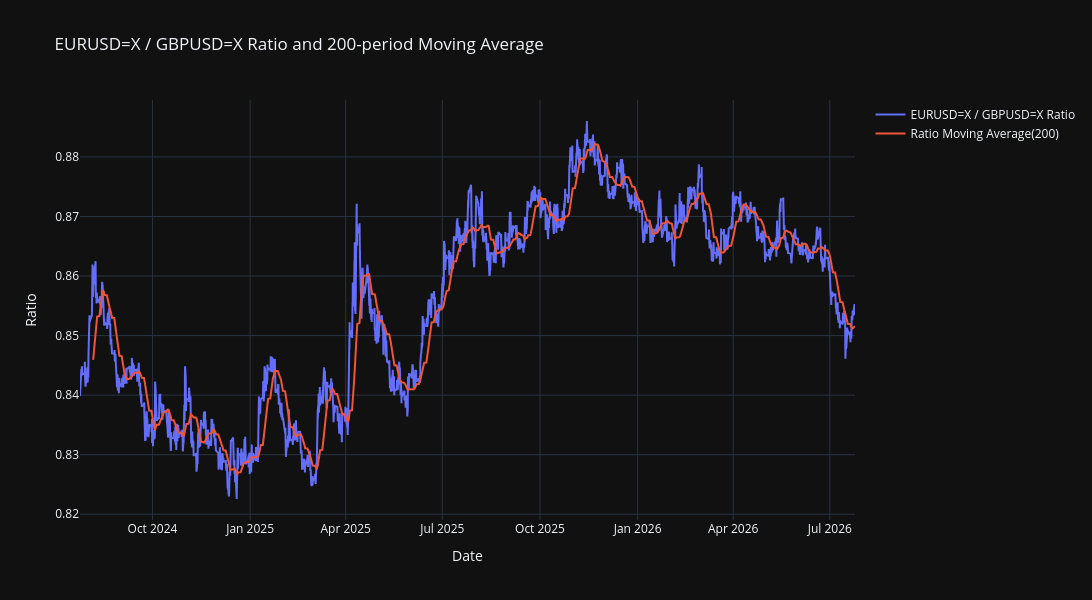

The notebook cell this image was saved under:
### Code cell
import plotly.express as px


fig = go.Figure()

# First series
fig.add_trace(go.Scatter(
    x=df.index,
    y=df['Ratio'],
    mode='lines',
    name=f"{NQ_TICKER} / {ES_TICKER} Ratio"
))

# Second series
fig.add_trace(go.Scatter(
    x=df.index,
    y=df[f'ratio_ma({MA_WINDOW})'],
    mode='lines',
    name=f"Ratio Moving Average({MA_WINDOW})"
))

fig.update_layout(
    title=f"{NQ_TICKER} / {ES_TICKER} Ratio and {MA_WINDOW}-period Moving Average",
    xaxis_title="Date",
    yaxis_title="Ratio",
    template="plotly_dark",
    height=600,
    width=1500
)

fig.show()

### Figure 1 — Plotly figure (JSON) as saved in the notebook; plotly's stock layout.template omitted (floating-point values rounded to 4 significant figures; data arrays with more than 128 entries replaced by an {"elided": "..."} marker saying what was removed)
{"data": [{"mode": "lines", "name": "EURUSD=X / GBPUSD=X Ratio", "type": "scatter", "x": {"elided": "12348 str values"}, "y": {"elided": "12348 float values"}}, {"mode": "lines", "name": "Ratio Moving Average(200)", "type": "scatter", "x": {"elided": "12348 str values"}, "y": {"elided": "12348 float values"}}], "layout": {"height": 600, "title": {"text": "EURUSD=X / GBPUSD=X Ratio and 200-period Moving Average"}, "width": 1500, "xaxis": {"title": {"text": "Date"}}, "yaxis": {"title": {"text": "Ratio"}}}}
